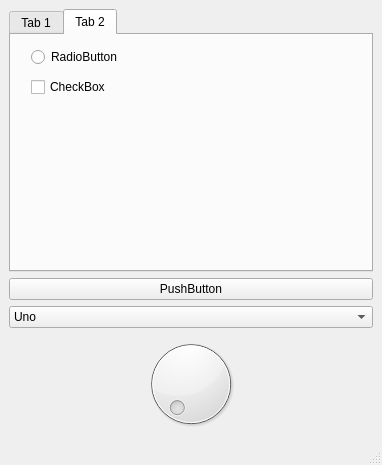
<?xml version="1.0" encoding="UTF-8"?>
<ui version="4.0">
 <class>MainWindow</class>
 <widget class="QMainWindow" name="MainWindow">
  <property name="geometry">
   <rect>
    <x>0</x>
    <y>0</y>
    <width>382</width>
    <height>465</height>
   </rect>
  </property>
  <property name="windowTitle">
   <string>MainWindow</string>
  </property>
  <widget class="QWidget" name="centralwidget">
   <layout class="QVBoxLayout" name="verticalLayout">
    <item>
     <widget class="QTabWidget" name="tabWidget">
      <property name="currentIndex">
       <number>1</number>
      </property>
      <widget class="QWidget" name="tab">
       <attribute name="title">
        <string>Tab 1</string>
       </attribute>
       <widget class="QSlider" name="horizontalSlider">
        <property name="geometry">
         <rect>
          <x>10</x>
          <y>10</y>
          <width>160</width>
          <height>16</height>
         </rect>
        </property>
        <property name="orientation">
         <enum>Qt::Orientation::Horizontal</enum>
        </property>
       </widget>
      </widget>
      <widget class="QWidget" name="tab_2">
       <attribute name="title">
        <string>Tab 2</string>
       </attribute>
       <widget class="QRadioButton" name="radioButton">
        <property name="geometry">
         <rect>
          <x>20</x>
          <y>10</y>
          <width>98</width>
          <height>24</height>
         </rect>
        </property>
        <property name="text">
         <string>RadioButton</string>
        </property>
       </widget>
       <widget class="QCheckBox" name="checkBox">
        <property name="geometry">
         <rect>
          <x>20</x>
          <y>40</y>
          <width>84</width>
          <height>24</height>
         </rect>
        </property>
        <property name="text">
         <string>CheckBox</string>
        </property>
       </widget>
      </widget>
     </widget>
    </item>
    <item>
     <widget class="QPushButton" name="pushButton">
      <property name="text">
       <string>PushButton</string>
      </property>
     </widget>
    </item>
    <item>
     <widget class="QComboBox" name="comboBox">
      <item>
       <property name="text">
        <string>Uno</string>
       </property>
      </item>
      <item>
       <property name="text">
        <string>Dos</string>
       </property>
      </item>
      <item>
       <property name="text">
        <string>Tres</string>
       </property>
      </item>
     </widget>
    </item>
    <item>
     <widget class="QDial" name="dial"/>
    </item>
   </layout>
  </widget>
  <widget class="QMenuBar" name="menubar">
   <property name="geometry">
    <rect>
     <x>0</x>
     <y>0</y>
     <width>382</width>
     <height>33</height>
    </rect>
   </property>
  </widget>
  <widget class="QStatusBar" name="statusbar"/>
 </widget>
 <resources/>
 <connections/>
</ui>
